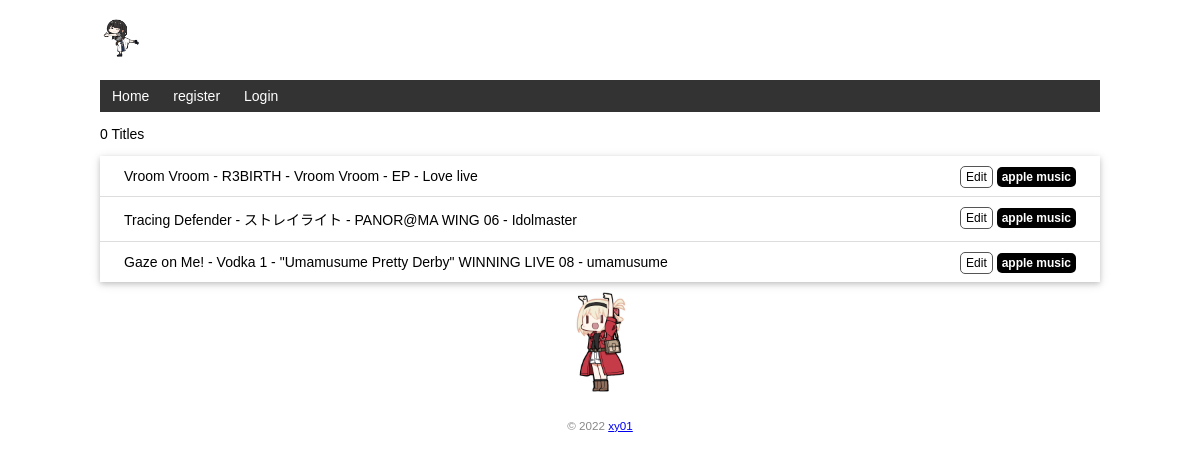
The page / on the database its author committed.
### hello.py (models this page shows)
class Music(db.Model):
    id = db.Column(db.Integer, primary_key=True)
    title = db.Column(db.String(20))
    artist = db.Column(db.String(20))
    album = db.Column(db.String(20))
    grouping = db.Column(db.String(20))

### hello.py (the view, shortened to what this page needs)
@app.route('/', methods=['GET', 'POST'])
def index():
    return render_template('index.html')

### hello.py (called while the page is built)
@app.context_processor
def inject_music():
    musics = Music.query.all()
    return dict(musics = musics)

### templates/index.html (shortened to what this page needs)
{% extends 'base.html' %}
{% block content %}
<p>{{ music|length }} Titles</p>
<ul class="music-list">
    {% for music in musics %}
    <li>{{ music.title }} - {{ music.artist }} - {{music.album}} - {{music.grouping}}
        <span class="float-right">
            <a class="btn" href="{{ url_for('edit', music_id=music.id) }}">Edit</a>
            <a class="applemusic" href="https://music.apple.com/jp/search?term={{ music.title }}" target="_blank" title="Find this movie on IMDb">apple music</a>
        </span>
    </li>
    {% endfor %}
</ul>
<img class="lcrc" src="{{ url_for('static', filename='images/01.png') }}">
{% endblock %}

### templates/base.html (shortened to what this page needs)
<!DOCTYPE html>
<html lang="en">
<head>
    <link rel="stylesheet" href="{{ url_for('static', filename='style.css') }}" type="text/css">
</head>
<body>
    <h2>
        <img alt="Avatar" class="avatar" src="{{ url_for('static', filename='images/02.png') }}">
    </h2>
    <nav>
        <ul>
            <li><a href="{{ url_for('index') }}">Home</a></li>
            <li><a href="{{ url_for('register') }}">register</a></li>
            {% if current_user.is_authenticated %}
            <li><a href="{{ url_for('settings') }}">Settings</a></li>
            <li><a href="{{ url_for('logout') }}">Logout</a></li>
            {% else %}
            <li><a href="{{ url_for('login') }}">Login</a></li>
            {% endif %}
        </ul>
    </nav>
    {% block content %}{% endblock %}
    <footer>
        <small>&copy; 2022 <a href="https://www.google.com/">xy01</a></small>
    </footer>
</body>
</html>

### static/style.css (style rules this page uses)
body { margin: auto; max-width: 1000px; font-size: 14px; font-family: Helvetica, Arial, sans-serif; }
footer { color: #888; margin-top: 15px; text-align: center; padding: 10px; }
.avatar { width: 40px; }
.music-list { list-style-type: none; padding: 0; margin-bottom: 10px; box-shadow: 0 2px 5px 0 rgba(0, 0, 0, 0.16), 0 2px 10px 0 rgba(0, 0, 0, 0.12); }
.music-list li { padding: 12px 24px; border-bottom: 1px solid #ddd; }
.music-list li:last-child { border-bottom:none; }
.lcrc { display: block; margin: 0 auto; height: 100px; }
nav ul { list-style-type: none; margin: 0; padding: 0; overflow: hidden; background-color: #333; }
nav li { float: left; }
nav li a { display: block; color: white; text-align: center; padding: 8px 12px; text-decoration: none; }
.float-right { float: right; }
.applemusic { font-size: 12px; font-weight: bold; color: white; text-decoration: none; background: black; border-radius: 5px; padding: 3px 5px; }
.btn { font-size: 12px; padding: 3px 5px; text-decoration: none; cursor: pointer; background-color: white; color: black; border: 1px solid #555555; border-radius: 5px; }

### rows shown on the page
Music: title "Vroom Vroom", artist "R3BIRTH", album "Vroom Vroom - EP", grouping "Love live"
Music: title "Tracing Defender", artist "ストレイライト", album "PANOR@MA WING 06", grouping "Idolmaster"
Music: title "Gaze on Me!", artist "Vodka 1", album "\"Umamusume Pretty Derby\" WINNING LIVE 08", grouping "umamusume"

### other values the page prints
{{ music|length }} "0"
